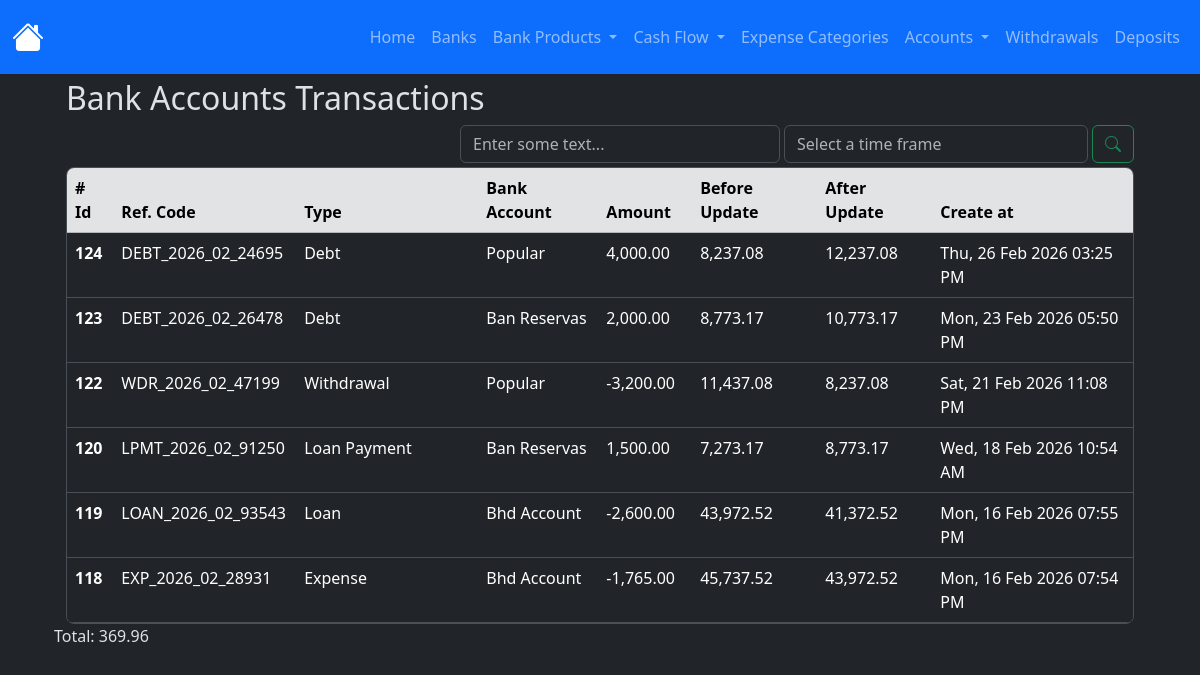
The page /bank_transaction_ledger/index on the database as committed earlier.
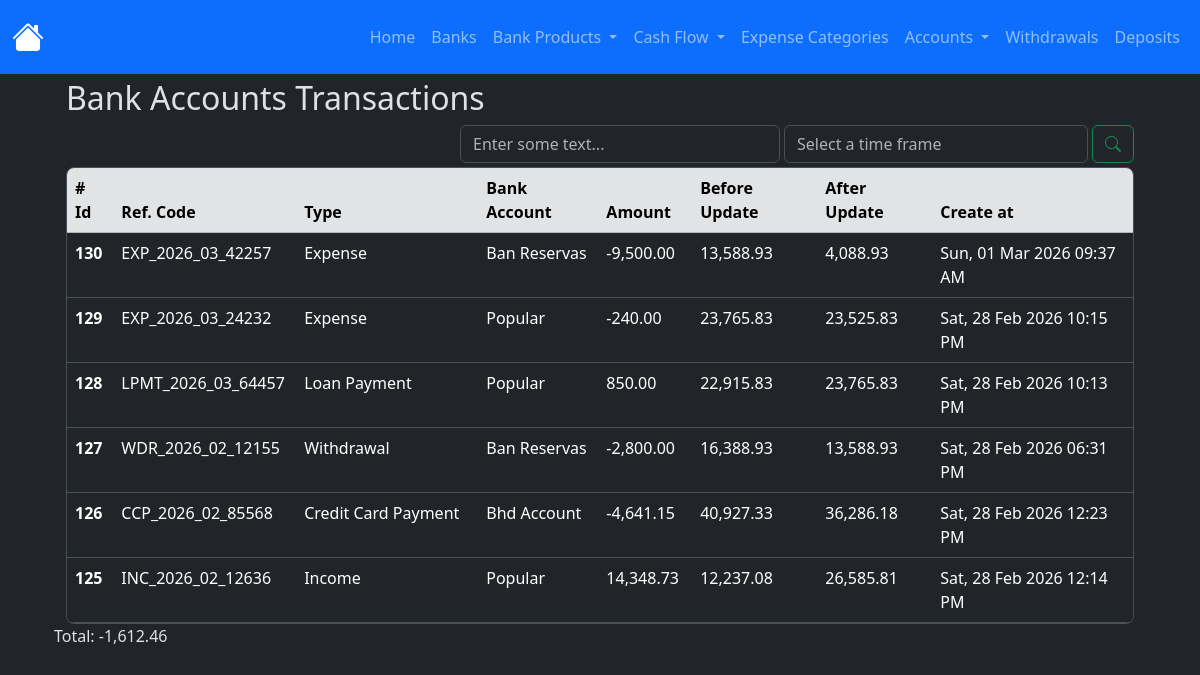
The same page on the database as committed later.
### app/models/bank_account_transactions_ledger.py (models this page shows, shortened)
class BankAccountTransactionsLedger(db.Model):
    __tablename__ = 'bank_account_transactions_ledger'
    id = db.Column(db.Integer, primary_key=True)
    amount = db.Column(db.Numeric(10,2), nullable=False)
    transaction_type = db.Column(db.String(100), nullable=False)
    reference_code = db.Column(db.String(100), nullable=False)
    bank_account_id = db.Column(db.Integer, db.ForeignKey('bank_accounts.id'), nullable=False)
    before_update_balance = db.Column(db.Numeric(10,2), nullable=False)
    after_update_balance = db.Column(db.Numeric(10,2), nullable=False)
    created_at = db.Column(
        db.DateTime(timezone=True),
        default=utcnow, #internally sqlalchemy will exectute the function so dont add the parentheses otherwise it'll break down when creating the record in the db
        nullable=False
    )
    updated_at = db.Column(
        db.DateTime(timezone=True),
        onupdate=utcnow, #internally sqlalchemy will exectute the function so dont add the parentheses otherwise it'll break down when creating the record in the db
    )
    bank_account = db.relationship('BankAccount', back_populates='transaction_ledger')

### app/models/bank_account.py (models this page shows)
class BankAccount(db.Model):
    __tablename__ = 'bank_accounts'
    id = db.Column(db.Integer, primary_key=True)
    nick_name = db.Column(db.String(120))
    amount_available = db.Column(db.Numeric(10, 2), nullable=False)
    is_active = db.Column(db.Boolean, default=True)
    account_number = db.Column(db.Integer, nullable=True)
    is_deleted = db.Column(db.Boolean, default=False, nullable=False)
    bank_id = db.Column(db.Integer, db.ForeignKey('banks.id'))
    created_at = db.Column(
        db.DateTime(timezone=True),
        default=utcnow, #internally sqlalchemy will exectute the function so dont add the parentheses otherwise it'll break down when creating the record in the db
        nullable=False
    )
    updated_at = db.Column(
        db.DateTime(timezone=True),
        onupdate=utcnow, #internally sqlalchemy will exectute the function so dont add the parentheses otherwise it'll break down when creating the record in the db
    )
    bank = relationship('Bank', back_populates='bank_accounts')
    expenses = relationship('Expense', back_populates='bank_account', order_by='desc(Expense.created_at)')
    incomes = relationship('Income', back_populates='bank_account', order_by='desc(Income.created_at)')
    credit_card_payments = relationship('CreditCardPayment', back_populates='bank_account', order_by='desc(CreditCardPayment.created_at)')
    withdrawals = relationship('Withdrawal', back_populates='bank_account', order_by='desc(Withdrawal.created_at)')
    loans = relationship('Loan', back_populates='bank_account', order_by='desc(Loan.created_at)')
    loan_payments = relationship('LoanPayment', back_populates='bank_account', order_by='desc(LoanPayment.created_at)')
    debts = relationship('Debt', back_populates='bank_account', order_by='desc(Debt.created_at)')
    debt_payments = relationship('DebtPayment', back_populates='bank_account', order_by='desc(DebtPayment.created_at)')
    transaction_ledger = relationship('BankAccountTransactionsLedger', back_populates='bank_account')
    deposits = relationship('Deposit', back_populates='bank_account', order_by='desc(Deposit.created_at)')
    outgoing_transfers = relationship('BankTransfer', foreign_keys='BankTransfer.from_bank_account_id', back_populates='from_bank_account', order_by='desc(BankTransfer.created_at)')
    incoming_transfers = relationship('BankTransfer', foreign_keys='BankTransfer.to_bank_account_id', back_populates='to_bank_account', order_by='desc(BankTransfer.created_at)')

### app/routes/bank_transaction_ledger_routes.py (the view)
@bank_transaction_ledger_bp.route('/index')
def index():
    ledgers = (
        BankAccountTransactionsLedger.query
        .order_by(BankAccountTransactionsLedger.created_at.desc())
        .all()
    )
    context = {
        'ledgers': ledgers,
        'format_amount': format_amount,
        'total_amount': total_amount,
    }
    return render_template('bank_accounts/ledger.html', **context)

### app/utils/numeric_casting.py (called while the page is built)
def total_amount(obj_list: list):
    total = Decimal()
    for o in obj_list:
        total += o.amount
    return format_amount(total)

def format_amount(value):
    try:
        return f'{value:,.2f}';
    except Exception as e:
        return None

### app/templates/bank_accounts/ledger.html (shortened to what this page needs)
{% extends 'layout.html' %}
{% block content %}
    <div class="container w-100">
        <h2>Bank Accounts Transactions</h2>
        <div class="d-flex justify-content-end gap-1 flex-wrap flex-md-nowrap mt-2">
            <div class="w-100 w-md-auto mt-md-0" style="max-width: 320px;">
                <input type="text" class="form-control" id="filter-byfiled-input-id" placeholder="Enter some text...">
            </div>
            <div class="d-flex gap-1 w-100" style="max-width: 350px;">
                <div class="w-100 w-md-auto mt-md-0">
                    <input type="text" class="form-control" id="filter-input-id" placeholder="Select a time frame">
                </div>
                <button type="button" class="btn btn-outline-success" id="btn-search-id"><i class="bi bi-search"></i></button>
            </div>
        </div>
        <div class="table-responsive overflow-y-auto border rounded-3 mt-1" style="max-height: 457px;">
            <table class="table table-hover">
                <thead class="sticky-top">
                    <tr class="table-secondary">
                    <th scope="col"># Id</th>
                    <th scope="col">Ref. Code</th>
                    <th scope="col">Type</th>
                    <th scope="col">Bank Account</th>
                    <th scope="col">Amount</th>
                    <th scope="col">Before Update</th>
                    <th scope="col">After Update</th>
                    <th scope="col">Create at</th>
                    </tr>
                </thead>
                <tbody id="cashledger-table-body-id">
                  {% for ledger in ledgers %}
                    <tr>
                        <th scope="row">{{ ledger.id }}</th>
                        <td>{{ ledger.reference_code }}</td>
                        <td>{{ ledger.transaction_type | title }}</td>
                        <td>{{ ledger.bank_account.nick_name | title }}</td>
                        <td>{{ format_amount(ledger.amount) }}</td>
                        <td>{{ format_amount(ledger.before_update_balance) }}</td>
                        <td>{{ format_amount(ledger.after_update_balance) }}</td>
                        <td>{{ ledger.created_at | format_datetime("EEE, dd MMM yyyy hh:mm a") }}</td>
                    </tr>
                  {% endfor %}
                </tbody>
            </table>
        </div>
    </div>
    <p id="lbl-total-ledgers">Total: {{ total_amount(ledgers) }}</p>
<link href="https://cdn.jsdelivr.net/npm/@sweetalert2/theme-dark@5/dark.css" rel="stylesheet">
<link rel="stylesheet" href="https://cdn.jsdelivr.net/npm/flatpickr/dist/flatpickr.min.css">
{% endblock %}

### app/templates/layout.html (shortened to what this page needs)
<!doctype html>
<html lang="en" data-bs-theme="dark">
  <head>
    <link href="https://cdn.jsdelivr.net/npm/bootstrap@5.3.8/dist/css/bootstrap.min.css" rel="stylesheet">
    <link rel="stylesheet" href="{{ url_for('static', filename='style.css') }}">
    <link rel="stylesheet" href="{{ url_for('static', filename='appereance.css') }}">
</head>
  <body>
    <nav class="navbar navbar-expand-lg bg-primary fixed-top mx-2 mx-auto navbar-dark">
        <div class="container-fluid">
            <a class="navbar-brand fs-2" href="{{ url_for('home.index') }}"><i class="bi bi-house-fill"></i></a>
            <div class="collapse navbar-collapse" id="navbarNav">
                <ul class="navbar-nav ms-auto">
                    <li class="nav-item">
                        <a class="nav-link" href="{{ url_for('home.index') }}">Home</a>
                    </li>
                    <li class="nav-item">
                        <a class="nav-link" href="{{ url_for('bank.index') }}">Banks</a>
                    </li>
                    <li class="nav-item dropdown">
                        <a class="nav-link dropdown-toggle" href="#" data-bs-toggle="dropdown">
                            Bank Products
                        </a>
                    </li>
                    <li class="nav-item dropdown">
                        <a class="nav-link dropdown-toggle" href="#" data-bs-toggle="dropdown">
                            Cash Flow
                        </a>
                    </li>
                    <li class="nav-item">
                        <a class="nav-link" href="{{ url_for('expense_category.index') }}">Expense Categories</a>
                    </li>
                    <li class="nav-item dropdown">
                        <a class="nav-link dropdown-toggle" href="#" data-bs-toggle="dropdown">
                            Accounts
                        </a>
                    </li>
                    <li class="nav-item">
                        <a class="nav-link" href="{{ url_for('withdrawal.index') }}">Withdrawals</a>
                    </li>
                    <li class="nav-item">
                        <a class="nav-link" href="{{ url_for('deposit.index') }}">Deposits</a>
                    </li>
                </ul>
            </div>
        </div>
    </nav>
    <main class="container w-100 p-4" style="margin-top: 55px;">
    {% block content %}
    {% endblock %}
    </main>
    <link rel="stylesheet" href="https://cdn.jsdelivr.net/npm/bootstrap-icons@1.13.1/font/bootstrap-icons.min.css">
</body>
</html>

Rows that differ between the two databases and show on the page:
no longer on this page (row unchanged): BankAccountTransactionsLedger: id "124", reference_code "DEBT_2026_02_24695", transaction_type "Debt", bank_account.nick_name "Popular", amount "4,000.00", before_update_balance "8,237.08", after_update_balance "12,237.08", created_at "Thu, 26 Feb 2026 03:25 PM", amount.amount "369.96"
no longer on this page (row unchanged): BankAccountTransactionsLedger: id "123", reference_code "DEBT_2026_02_26478", transaction_type "Debt", bank_account.nick_name "Ban Reservas", amount "2,000.00", before_update_balance "8,773.17", after_update_balance "10,773.17", created_at "Mon, 23 Feb 2026 05:50 PM"
no longer on this page (row unchanged): BankAccountTransactionsLedger: id "122", reference_code "WDR_2026_02_47199", transaction_type "Withdrawal", bank_account.nick_name "Popular", amount "-3,200.00", before_update_balance "11,437.08", after_update_balance "8,237.08", created_at "Sat, 21 Feb 2026 11:08 PM"
no longer on this page (row unchanged): BankAccountTransactionsLedger: id "120", reference_code "LPMT_2026_02_91250", transaction_type "Loan Payment", bank_account.nick_name "Ban Reservas", amount "1,500.00", before_update_balance "7,273.17", after_update_balance "8,773.17", created_at "Wed, 18 Feb 2026 10:54 AM"
no longer on this page (row unchanged): BankAccountTransactionsLedger: id "119", reference_code "LOAN_2026_02_93543", transaction_type "Loan", bank_account.nick_name "Bhd Account", amount "-2,600.00", before_update_balance "43,972.52", after_update_balance "41,372.52", created_at "Mon, 16 Feb 2026 07:55 PM"
no longer on this page (row unchanged): BankAccountTransactionsLedger: id "118", reference_code "EXP_2026_02_28931", transaction_type "Expense", bank_account.nick_name "Bhd Account", amount "-1,765.00", before_update_balance "45,737.52", after_update_balance "43,972.52", created_at "Mon, 16 Feb 2026 07:54 PM"
added BankAccountTransactionsLedger: id "130", reference_code "EXP_2026_03_42257", transaction_type "Expense", bank_account.nick_name "Ban Reservas", amount "-9,500.00", before_update_balance "13,588.93", after_update_balance "4,088.93", created_at "Sun, 01 Mar 2026 09:37 AM", amount.amount "-1,612.46"
added BankAccountTransactionsLedger: id "129", reference_code "EXP_2026_03_24232", transaction_type "Expense", bank_account.nick_name "Popular", amount "-240.00", before_update_balance "23,765.83", after_update_balance "23,525.83", created_at "Sat, 28 Feb 2026 10:15 PM"
added BankAccountTransactionsLedger: id "128", reference_code "LPMT_2026_03_64457", transaction_type "Loan Payment", bank_account.nick_name "Popular", amount "850.00", before_update_balance "22,915.83", after_update_balance "23,765.83", created_at "Sat, 28 Feb 2026 10:13 PM"
added BankAccountTransactionsLedger: id "127", reference_code "WDR_2026_02_12155", transaction_type "Withdrawal", bank_account.nick_name "Ban Reservas", amount "-2,800.00", before_update_balance "16,388.93", after_update_balance "13,588.93", created_at "Sat, 28 Feb 2026 06:31 PM"
added BankAccountTransactionsLedger: id "126", reference_code "CCP_2026_02_85568", transaction_type "Credit Card Payment", bank_account.nick_name "Bhd Account", amount "-4,641.15", before_update_balance "40,927.33", after_update_balance "36,286.18", created_at "Sat, 28 Feb 2026 12:23 PM"
added BankAccountTransactionsLedger: id "125", reference_code "INC_2026_02_12636", transaction_type "Income", bank_account.nick_name "Popular", amount "14,348.73", before_update_balance "12,237.08", after_update_balance "26,585.81", created_at "Sat, 28 Feb 2026 12:14 PM"
